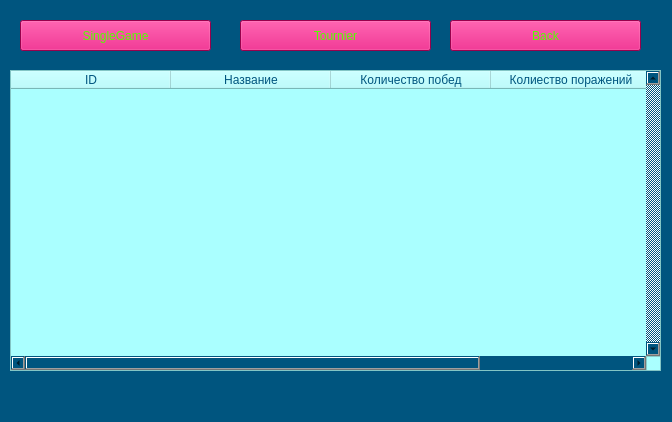
<?xml version="1.0" encoding="UTF-8"?>
<ui version="4.0">
 <class>MainWindow</class>
 <widget class="QMainWindow" name="MainWindow">
  <property name="geometry">
   <rect>
    <x>0</x>
    <y>0</y>
    <width>672</width>
    <height>422</height>
   </rect>
  </property>
  <property name="windowTitle">
   <string>MainWindow</string>
  </property>
  <property name="styleSheet">
   <string notr="true">background-color: rgb(0, 85, 127);</string>
  </property>
  <widget class="QWidget" name="centralwidget">
   <widget class="QTableWidget" name="tableWidget">
    <property name="geometry">
     <rect>
      <x>10</x>
      <y>70</y>
      <width>651</width>
      <height>301</height>
     </rect>
    </property>
    <property name="styleSheet">
     <string notr="true">background-color: rgb(170, 255, 255);
color: rgb(0, 85, 127);</string>
    </property>
    <property name="verticalScrollBarPolicy">
     <enum>Qt::ScrollBarAlwaysOn</enum>
    </property>
    <property name="horizontalScrollBarPolicy">
     <enum>Qt::ScrollBarAlwaysOn</enum>
    </property>
    <property name="tabKeyNavigation">
     <bool>false</bool>
    </property>
    <attribute name="horizontalHeaderDefaultSectionSize">
     <number>160</number>
    </attribute>
    <column>
     <property name="text">
      <string>ID</string>
     </property>
    </column>
    <column>
     <property name="text">
      <string>Название</string>
     </property>
    </column>
    <column>
     <property name="text">
      <string>Количество побед</string>
     </property>
    </column>
    <column>
     <property name="text">
      <string>Колиество поражений</string>
     </property>
    </column>
   </widget>
   <widget class="QPushButton" name="pushButton_Singe_Game">
    <property name="geometry">
     <rect>
      <x>20</x>
      <y>20</y>
      <width>191</width>
      <height>31</height>
     </rect>
    </property>
    <property name="styleSheet">
     <string notr="true">color: rgb(206, 0, 103);
color: rgb(85, 255, 0);
background-color: rgb(214, 0, 107);
</string>
    </property>
    <property name="text">
     <string>SingleGame</string>
    </property>
   </widget>
   <widget class="QPushButton" name="pushButton_Toutnier">
    <property name="geometry">
     <rect>
      <x>240</x>
      <y>20</y>
      <width>191</width>
      <height>31</height>
     </rect>
    </property>
    <property name="styleSheet">
     <string notr="true">color: rgb(206, 0, 103);
color: rgb(85, 255, 0);
background-color: rgb(214, 0, 107);</string>
    </property>
    <property name="text">
     <string>Tournier</string>
    </property>
   </widget>
   <widget class="QPushButton" name="pushButton_ToMain">
    <property name="geometry">
     <rect>
      <x>450</x>
      <y>20</y>
      <width>191</width>
      <height>31</height>
     </rect>
    </property>
    <property name="styleSheet">
     <string notr="true">color: rgb(206, 0, 103);
color: rgb(85, 255, 0);
background-color: rgb(214, 0, 107);</string>
    </property>
    <property name="text">
     <string>Back</string>
    </property>
   </widget>
  </widget>
  <widget class="QMenuBar" name="menubar">
   <property name="geometry">
    <rect>
     <x>0</x>
     <y>0</y>
     <width>672</width>
     <height>22</height>
    </rect>
   </property>
  </widget>
  <widget class="QStatusBar" name="statusbar"/>
 </widget>
 <resources/>
 <connections/>
</ui>
